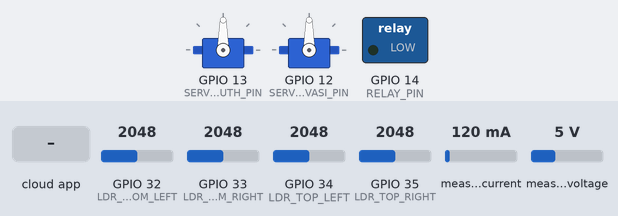
Recording of a sketch running on a simulated ESP32. On the bench: 2 × servo, switched loads named in the sketch (green lamp = pin HIGH). The test bench sets the inputs (shaded band); at power-on: GPIO 32 (LDR_BOTTOM_LEFT) = 2048, GPIO 33 (LDR_BOTTOM_RIGHT) = 2048, GPIO 34 (LDR_TOP_LEFT) = 2048, GPIO 35 (LDR_TOP_RIGHT) = 2048, measured current 120 mA, measured voltage 5 V (analog values on the 0–4095 scale). WiFi joins after 1.5 s; servers stay silent unless stated; the local clock reads 2024-03-15 10:24:30 at power-on unless the sketch sets it; EEPROM starts erased; the Firebase database answers and starts empty; what the sketch prints to the serial monitor is not drawn.

Above: at 4.5 s.
4.6 s: the phone or cloud app sets auto_park_enabled to 1
At 9.3 s:
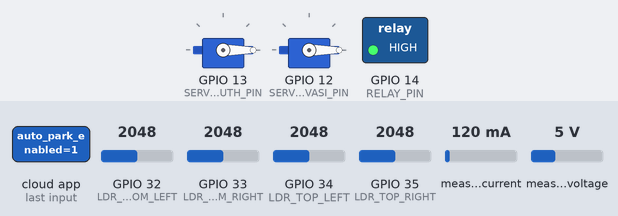
9.4 s: the phone or cloud app sets auto_park_hour to 1
At 13.8 s:
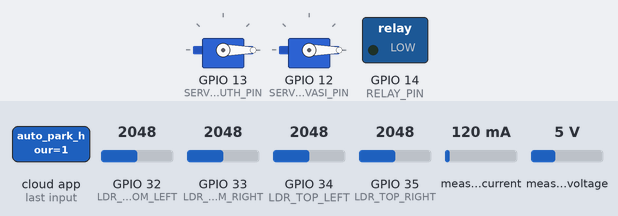
14.3 s: the phone or cloud app sets auto_park_hour to 0
At 17.0 s:
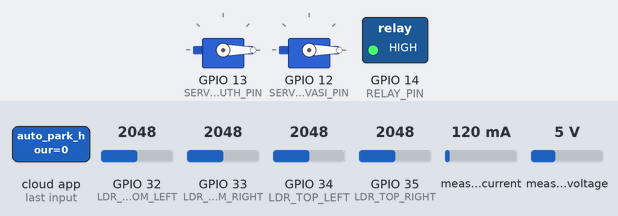
18.2 s: the phone or cloud app sets auto_park_enabled to 0
At 21.1 s:
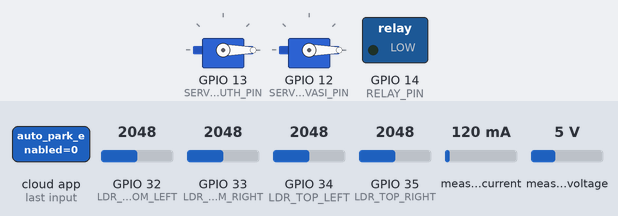
Timing chart, 0 to 22.6 s (numbered marks = the images above; inputs shaded):
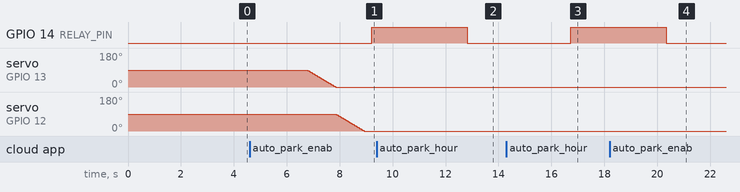

The sketch:

smart_solar_tracker_esp32.ino
```cpp
/*
  SMART SOLAR PANEL TRACKER - ESP32 + Firebase (Versi Lengkap)
  ================================================================
  Fitur:
  - Auto tracking matahari 2-axis (azimuth timur-barat & elevasi)
  - Monitoring & kontrol via Firebase Realtime Database
  - Mode AUTO / MANUAL, tombol AKTIF/NONAKTIF panel (kembali ke standby)
  - Sensor ARUS & DAYA (INA219): tegangan, arus, watt, energi harian & total (Wh)
  - Panel STATIS pembanding (opsional, sensor INA219 kedua) untuk membandingkan
    hasil tracker vs panel diam
  - Pencatatan riwayat tegangan & daya per 5 menit (untuk grafik & ekspor CSV)
  - Kalibrasi jarak jauh: ambang cahaya, batas servo, posisi standby, jadwal
    parkir malam, ambang alert tegangan rendah -- semua bisa diubah dari
    dashboard tanpa upload ulang kode
  - Jadwal otomatis: panel otomatis parkir di jam tertentu tiap malam
  - Notifikasi Telegram (opsional): panel on/off, tegangan rendah, saat online
  - Status "last_seen" agar dashboard tahu kalau ESP32 sedang offline

  LIBRARY YANG DIPERLUKAN (install via Library Manager):
  1. Firebase ESP Client by Mobizt
  2. ESP32Servo by Kevin Harrington
  3. Adafruit INA219 by Adafruit (+ dependensi Adafruit BusIO)
  4. UniversalTelegramBot by Brian Lough (hanya perlu kalau TELEGRAM_ENABLED true)

  WIRING:
  - LDR Kiri-Atas / Kanan-Atas / Kiri-Bawah / Kanan-Bawah -> GPIO34/35/32/33
  - Servo Azimuth (Timur-Barat) -> GPIO13
  - Servo Elevasi  (Atas-Bawah)  -> GPIO12
  - Relay pemutus panel (opsional) -> GPIO14
  - INA219 panel utama  -> I2C: SDA=GPIO21, SCL=GPIO22, alamat default 0x40
  - INA219 panel statis (opsional, pembanding) -> I2C sama, alamat 0x41
    (ubah dengan solder jumper "A0" di modul INA219)
  - Servo power: gunakan power supply eksternal 5V terpisah, GND disatukan!
*/

#include <WiFi.h>
#include <Firebase_ESP_Client.h>
#include <ESP32Servo.h>
#include <time.h>
#include <Wire.h>
#include <Adafruit_INA219.h>
#include <Preferences.h>
#include <WiFiClientSecure.h>
#include <UniversalTelegramBot.h>

#include "addons/TokenHelper.h"
#include "addons/RTDBHelper.h"

// ===================== KONFIGURASI WIFI & FIREBASE =====================
#define WIFI_SSID       "NAMA_WIFI_KAMU"
#define WIFI_PASSWORD   "PASSWORD_WIFI_KAMU"

#define API_KEY         "ISI_API_KEY_FIREBASE"
#define DATABASE_URL    "https://NAMA-PROJECT-default-rtdb.asia-southeast1.firebasedatabase.app/"
#define USER_EMAIL      "email_akun_firebase@example.com"
#define USER_PASSWORD   "password_akun_firebase"

FirebaseData   fbdo;
FirebaseAuth   auth;
FirebaseConfig config;

unsigned long lastFirebaseSend = 0;
const unsigned long firebaseInterval = 2000; // kirim data tiap 2 detik

// ===================== KONFIGURASI NOTIFIKASI TELEGRAM (OPSIONAL) =====================
#define TELEGRAM_ENABLED false // ganti true untuk mengaktifkan notifikasi
#define TELEGRAM_BOT_TOKEN "ISI_TOKEN_BOT_TELEGRAM"
#define TELEGRAM_CHAT_ID   "ISI_CHAT_ID_TELEGRAM_KAMU"

WiFiClientSecure telegramClient;
UniversalTelegramBot bot(TELEGRAM_BOT_TOKEN, telegramClient);
unsigned long lastAlertTime = 0;
const unsigned long alertCooldown = 30UL * 60UL * 1000UL; // jeda 30 menit antar alert sejenis

void sendTelegramAlert(String message) {
  if (!TELEGRAM_ENABLED) return;
  bot.sendMessage(TELEGRAM_CHAT_ID, message, "");
}

// ===================== SENSOR ARUS & DAYA (INA219) =====================
Adafruit_INA219 ina219Main;          // panel utama (tracker), alamat default 0x40
#define ENABLE_STATIC_PANEL false     // ganti true kalau kamu pasang panel statis pembanding
Adafruit_INA219 ina219Static(0x41);  // panel statis (opsional)

// ===================== PENYIMPANAN ENERGI (tersimpan walau ESP32 restart) =====================
Preferences prefs;
float energyTotalWh       = 0; // akumulasi sepanjang waktu
float energyTodayWh       = 0; // reset tiap pergantian hari
float energyTodayStaticWh = 0;
int   lastLoggedDay       = -1; // tm_yday terakhir, dipakai deteksi pergantian hari

// ===================== KONFIGURASI PENCATATAN & NTP =====================
const char* NTP_SERVER   = "pool.ntp.org";
const long  GMT_OFFSET   = 7 * 3600;  // WIB = UTC+7. Ganti 8*3600 (WITA) atau 9*3600 (WIT) sesuai lokasi
const int   DST_OFFSET   = 0;

unsigned long lastVoltageLog = 0;
const unsigned long voltageLogInterval = 5UL * 60UL * 1000UL; // catat tiap 5 menit

// ===================== PIN DEFINISI =====================
#define LDR_TOP_LEFT     34
#define LDR_TOP_RIGHT    35
#define LDR_BOTTOM_LEFT  32
#define LDR_BOTTOM_RIGHT 33

#define SERVO_AZIMUTH_PIN  13
#define SERVO_ELEVASI_PIN  12

#define RELAY_PIN 14
#define RELAY_ACTIVE_LOW true // ganti false kalau modul relay kamu aktif-HIGH

Servo servoAzimuth;
Servo servoElevasi;

// ===================== VARIABEL TRACKING =====================
int posAzimuth = 90;
int posElevasi = 90;
const int SERVO_STEP = 1; // derajat pergerakan tiap update auto-track

bool modeAuto      = true;
bool panelPower     = true;
bool wasPoweredOff  = false; // dipakai mendeteksi transisi aktif<->standby sekali saja

unsigned long lastTrackUpdate = 0;
const unsigned long trackInterval = 200;

// ===================== KONFIGURASI YANG BISA DIUBAH DARI DASHBOARD =====================
// Nilai default ini dipakai kalau belum ada isinya di Firebase; setelah itu ESP32
// akan mengikuti nilai yang tersimpan di /solar_tracker/config/... setiap sinkron.
int   lightThreshold    = 40;
int   servoMinCfg       = 10;
int   servoMaxCfg       = 170;
int   standbyAzimuthCfg = 90;
int   standbyElevasiCfg = 90;
bool  scheduleEnabled   = false;
int   autoParkHour      = 18; // jam 18:00 mulai parkir malam (kalau scheduleEnabled true)
int   autoWakeHour      = 6;  // jam 06:00 aktif lagi
float lowVoltageAlert   = 3.0;

// ===================== SETUP =====================
void setup() {
  Serial.begin(115200);
  Wire.begin();

  // Sensor arus/daya
  if (!ina219Main.begin()) {
    Serial.println("Peringatan: INA219 panel utama tidak terdeteksi, cek wiring I2C.");
  }
  if (ENABLE_STATIC_PANEL && !ina219Static.begin()) {
    Serial.println("Peringatan: INA219 panel statis tidak terdeteksi.");
  }

  // Penyimpanan energi permanen
  prefs.begin("solartrkr", false);
  energyTotalWh = prefs.getFloat("energyTotal", 0.0);

  // Setup servo
  ESP32PWM::allocateTimer(0);
  ESP32PWM::allocateTimer(1);
  servoAzimuth.setPeriodHertz(50);
  servoElevasi.setPeriodHertz(50);
  servoAzimuth.attach(SERVO_AZIMUTH_PIN, 500, 2400);
  servoElevasi.attach(SERVO_ELEVASI_PIN, 500, 2400);
  servoAzimuth.write(posAzimuth);
  servoElevasi.write(posElevasi);

  pinMode(RELAY_PIN, OUTPUT);
  setRelay(true);

  analogReadResolution(12);

  // Koneksi WiFi
  WiFi.begin(WIFI_SSID, WIFI_PASSWORD);
  Serial.print("Menghubungkan ke WiFi");
  while (WiFi.status() != WL_CONNECTED) {
    delay(300);
    Serial.print(".");
  }
  Serial.println("\nWiFi Terhubung: " + WiFi.localIP().toString());

  // Sinkronkan jam
  configTime(GMT_OFFSET, DST_OFFSET, NTP_SERVER);
  Serial.print("Menyinkronkan waktu (NTP)");
  time_t nowT = time(nullptr);
  while (nowT < 8 * 3600 * 2) {
    delay(300);
    Serial.print(".");
    nowT = time(nullptr);
  }
  Serial.println(" OK");

  // Konfigurasi Firebase
  config.api_key = API_KEY;
  config.database_url = DATABASE_URL;
  auth.user.email = USER_EMAIL;
  auth.user.password = USER_PASSWORD;
  config.token_status_callback = tokenStatusCallback;

  Firebase.begin(&config, &auth);
  Firebase.reconnectWiFi(true);

  if (Firebase.ready()) {
    Firebase.RTDB.setBool(&fbdo, "/solar_tracker/mode_auto", modeAuto);
    Firebase.RTDB.setBool(&fbdo, "/solar_tracker/power", panelPower);
    Firebase.RTDB.setString(&fbdo, "/solar_tracker/status", "AKTIF");

    // Isi nilai default konfigurasi kalau belum pernah diset dari dashboard
    initConfigDefaultInt("/solar_tracker/config/light_threshold", lightThreshold);
    initConfigDefaultInt("/solar_tracker/config/servo_min", servoMinCfg);
    initConfigDefaultInt("/solar_tracker/config/servo_max", servoMaxCfg);
    initConfigDefaultInt("/solar_tracker/config/standby_azimuth", standbyAzimuthCfg);
    initConfigDefaultInt("/solar_tracker/config/standby_elevasi", standbyElevasiCfg);
    initConfigDefaultBool("/solar_tracker/config/auto_park_enabled", scheduleEnabled);
    initConfigDefaultInt("/solar_tracker/config/auto_park_hour", autoParkHour);
    initConfigDefaultInt("/solar_tracker/config/auto_wake_hour", autoWakeHour);
    initConfigDefaultFloat("/solar_tracker/config/low_voltage_alert", lowVoltageAlert);
  }

  if (TELEGRAM_ENABLED) {
    telegramClient.setInsecure(); // lewati verifikasi sertifikat (praktik umum di proyek hobi)
    sendTelegramAlert("🔆 Solar tracker online dan siap tracking.");
  }
}

// ===================== HELPER KONFIGURASI DEFAULT =====================
void initConfigDefaultInt(const char* path, int defaultValue) {
  if (!Firebase.RTDB.getInt(&fbdo, path)) Firebase.RTDB.setInt(&fbdo, path, defaultValue);
}
void initConfigDefaultFloat(const char* path, float defaultValue) {
  if (!Firebase.RTDB.getFloat(&fbdo, path)) Firebase.RTDB.setFloat(&fbdo, path, defaultValue);
}
void initConfigDefaultBool(const char* path, bool defaultValue) {
  if (!Firebase.RTDB.getBool(&fbdo, path)) Firebase.RTDB.setBool(&fbdo, path, defaultValue);
}

// ===================== BACA KONFIGURASI TERBARU DARI DASHBOARD =====================
void readConfig() {
  if (Firebase.RTDB.getInt(&fbdo, "/solar_tracker/config/light_threshold")) lightThreshold = fbdo.intData();
  if (Firebase.RTDB.getInt(&fbdo, "/solar_tracker/config/servo_min")) servoMinCfg = fbdo.intData();
  if (Firebase.RTDB.getInt(&fbdo, "/solar_tracker/config/servo_max")) servoMaxCfg = fbdo.intData();
  if (Firebase.RTDB.getInt(&fbdo, "/solar_tracker/config/standby_azimuth")) standbyAzimuthCfg = fbdo.intData();
  if (Firebase.RTDB.getInt(&fbdo, "/solar_tracker/config/standby_elevasi")) standbyElevasiCfg = fbdo.intData();
  if (Firebase.RTDB.getBool(&fbdo, "/solar_tracker/config/auto_park_enabled")) scheduleEnabled = fbdo.boolData();
  if (Firebase.RTDB.getInt(&fbdo, "/solar_tracker/config/auto_park_hour")) autoParkHour = fbdo.intData();
  if (Firebase.RTDB.getInt(&fbdo, "/solar_tracker/config/auto_wake_hour")) autoWakeHour = fbdo.intData();
  if (Firebase.RTDB.getFloat(&fbdo, "/solar_tracker/config/low_voltage_alert")) lowVoltageAlert = fbdo.floatData();
}

// ===================== JADWAL PARKIR MALAM OTOMATIS =====================
bool isNightSchedule() {
  if (!scheduleEnabled) return false;
  time_t nowT = time(nullptr);
  if (nowT < 8 * 3600 * 2) return false;
  struct tm *tmNow = localtime(&nowT);
  int hr = tmNow->tm_hour;
  if (autoParkHour <= autoWakeHour) {
    return (hr >= autoParkHour || hr < autoWakeHour);
  }
  return (hr >= autoParkHour && hr < autoWakeHour);
}

// ===================== RELAY HELPER =====================
void setRelay(bool on) {
  bool level = RELAY_ACTIVE_LOW ? !on : on;
  digitalWrite(RELAY_PIN, level ? HIGH : LOW);
}

// ===================== BACA LDR =====================
struct LightReading {
  int topLeft, topRight, bottomLeft, bottomRight;
  int avgTop, avgBottom, avgLeft, avgRight;
};

LightReading readLDR() {
  LightReading r;
  r.topLeft     = analogRead(LDR_TOP_LEFT);
  r.topRight    = analogRead(LDR_TOP_RIGHT);
  r.bottomLeft  = analogRead(LDR_BOTTOM_LEFT);
  r.bottomRight = analogRead(LDR_BOTTOM_RIGHT);

  r.avgTop    = (r.topLeft + r.topRight) / 2;
  r.avgBottom = (r.bottomLeft + r.bottomRight) / 2;
  r.avgLeft   = (r.topLeft + r.bottomLeft) / 2;
  r.avgRight  = (r.topRight + r.bottomRight) / 2;
  return r;
}

// ===================== LOGIKA TRACKING OTOMATIS =====================
void autoTrack() {
  LightReading light = readLDR();

  int diffLR = light.avgLeft - light.avgRight;
  if (abs(diffLR) > lightThreshold) {
    if (diffLR > 0 && posAzimuth > servoMinCfg) posAzimuth -= SERVO_STEP;
    else if (diffLR < 0 && posAzimuth < servoMaxCfg) posAzimuth += SERVO_STEP;
    servoAzimuth.write(posAzimuth);
  }

  int diffTB = light.avgTop - light.avgBottom;
  if (abs(diffTB) > lightThreshold) {
    if (diffTB > 0 && posElevasi < servoMaxCfg) posElevasi += SERVO_STEP;
    else if (diffTB < 0 && posElevasi > servoMinCfg) posElevasi -= SERVO_STEP;
    servoElevasi.write(posElevasi);
  }
}

// ===================== GERAK HALUS SERVO =====================
void moveServoSmooth(Servo &servo, int fromAngle, int toAngle) {
  int step = (toAngle > fromAngle) ? 1 : -1;
  for (int a = fromAngle; a != toAngle; a += step) {
    servo.write(a);
    delay(12);
  }
  servo.write(toAngle);
}

// ===================== PANEL KE POSISI STANDBY =====================
void goToStandbyPosition(String statusText) {
  Serial.println("Panel ke posisi standby (" + statusText + ")");

  if (!servoAzimuth.attached()) servoAzimuth.attach(SERVO_AZIMUTH_PIN, 500, 2400);
  if (!servoElevasi.attached()) servoElevasi.attach(SERVO_ELEVASI_PIN, 500, 2400);

  moveServoSmooth(servoAzimuth, posAzimuth, standbyAzimuthCfg);
  moveServoSmooth(servoElevasi, posElevasi, standbyElevasiCfg);
  posAzimuth = standbyAzimuthCfg;
  posElevasi = standbyElevasiCfg;

  delay(300);
  servoAzimuth.detach();
  servoElevasi.detach();

  setRelay(false);

  if (Firebase.ready()) {
    Firebase.RTDB.setString(&fbdo, "/solar_tracker/status", statusText);
  }
}

// ===================== PANEL DIAKTIFKAN KEMBALI =====================
void wakeUpPanel() {
  Serial.println("Panel diaktifkan kembali");
  if (!servoAzimuth.attached()) servoAzimuth.attach(SERVO_AZIMUTH_PIN, 500, 2400);
  if (!servoElevasi.attached()) servoElevasi.attach(SERVO_ELEVASI_PIN, 500, 2400);
  setRelay(true);
  if (Firebase.ready()) {
    Firebase.RTDB.setString(&fbdo, "/solar_tracker/status", "AKTIF");
  }
}

// ===================== ALERT TEGANGAN RENDAH (TELEGRAM) =====================
void checkLowVoltageAlert(float voltage) {
  if (!TELEGRAM_ENABLED || !panelPower) return;
  time_t nowT = time(nullptr);
  if (nowT < 8 * 3600 * 2) return;
  struct tm *tmNow = localtime(&nowT);
  int hr = tmNow->tm_hour;
  if (hr < 6 || hr >= 18) return; // hanya cek di jam siang, malam wajar tegangannya rendah

  if (voltage < lowVoltageAlert && millis() - lastAlertTime > alertCooldown) {
    sendTelegramAlert("⚠️ Tegangan panel surya rendah: " + String(voltage, 2) +
                       " V (ambang: " + String(lowVoltageAlert, 2) + " V). Cek posisi/kabel panel.");
    lastAlertTime = millis();
  }
}

// ===================== BACA & KIRIM DAYA/ENERGI =====================
void readAndPublishPower() {
  float busVoltage  = ina219Main.getBusVoltage_V();
  float current_mA  = ina219Main.getCurrent_mA();
  float power_W     = busVoltage * (current_mA / 1000.0);
  if (!panelPower) power_W = 0;

  Firebase.RTDB.setFloat(&fbdo, "/solar_tracker/voltage", busVoltage);
  Firebase.RTDB.setFloat(&fbdo, "/solar_tracker/current", current_mA / 1000.0);
  Firebase.RTDB.setFloat(&fbdo, "/solar_tracker/power_watt", power_W);

  float hours = firebaseInterval / 3600000.0; // interval sinkron dalam satuan jam
  energyTodayWh += power_W * hours;
  Firebase.RTDB.setFloat(&fbdo, "/solar_tracker/energy_today_wh", energyTodayWh);
  Firebase.RTDB.setFloat(&fbdo, "/solar_tracker/energy_total_wh", energyTotalWh + energyTodayWh);

  if (ENABLE_STATIC_PANEL) {
    float sV = ina219Static.getBusVoltage_V();
    float sI = ina219Static.getCurrent_mA();
    float sP = sV * (sI / 1000.0);
    energyTodayStaticWh += sP * hours;
    Firebase.RTDB.setFloat(&fbdo, "/solar_tracker/static_panel/voltage", sV);
    Firebase.RTDB.setFloat(&fbdo, "/solar_tracker/static_panel/current", sI / 1000.0);
    Firebase.RTDB.setFloat(&fbdo, "/solar_tracker/static_panel/power_watt", sP);
    Firebase.RTDB.setFloat(&fbdo, "/solar_tracker/static_panel/energy_today_wh", energyTodayStaticWh);
  }

  checkLowVoltageAlert(busVoltage);
}

// ===================== DETEKSI PERGANTIAN HARI -> SIMPAN LOG HARIAN =====================
void checkDayRollover() {
  time_t nowT = time(nullptr);
  if (nowT < 8 * 3600 * 2) return;
  struct tm *tmNow = localtime(&nowT);

  if (lastLoggedDay == -1) {
    lastLoggedDay = tmNow->tm_yday;
    return;
  }

  if (tmNow->tm_yday != lastLoggedDay) {
    time_t yesterday = nowT - 86400;
    struct tm *tmYesterday = localtime(&yesterday);
    char dateStr[11];
    strftime(dateStr, sizeof(dateStr), "%Y-%m-%d", tmYesterday);

    Firebase.RTDB.setFloat(&fbdo, ("/solar_tracker/energy_daily_log/" + String(dateStr)).c_str(), energyTodayWh);
    if (ENABLE_STATIC_PANEL) {
      Firebase.RTDB.setFloat(&fbdo, ("/solar_tracker/energy_daily_log_static/" + String(dateStr)).c_str(), energyTodayStaticWh);
    }

    energyTotalWh += energyTodayWh;
    prefs.putFloat("energyTotal", energyTotalWh);

    energyTodayWh = 0;
    energyTodayStaticWh = 0;
    lastLoggedDay = tmNow->tm_yday;
  }
}

// ===================== CATAT RIWAYAT TEGANGAN & DAYA =====================
void logReadings() {
  time_t nowT = time(nullptr);
  if (nowT < 8 * 3600 * 2) return;

  float busVoltage = ina219Main.getBusVoltage_V();
  float current_mA = ina219Main.getCurrent_mA();
  float power_W    = panelPower ? busVoltage * (current_mA / 1000.0) : 0;

  String base = String((unsigned long)nowT);
  Firebase.RTDB.setFloat(&fbdo, ("/solar_tracker/voltage_log/" + base).c_str(), busVoltage);
  Firebase.RTDB.setFloat(&fbdo, ("/solar_tracker/power_log/" + base).c_str(), power_W);
}

// ===================== KIRIM & AMBIL DATA FIREBASE =====================
void syncFirebase() {
  if (!Firebase.ready()) return;

  LightReading light = readLDR();
  Firebase.RTDB.setInt(&fbdo, "/solar_tracker/ldr/top_left", light.topLeft);
  Firebase.RTDB.setInt(&fbdo, "/solar_tracker/ldr/top_right", light.topRight);
  Firebase.RTDB.setInt(&fbdo, "/solar_tracker/ldr/bottom_left", light.bottomLeft);
  Firebase.RTDB.setInt(&fbdo, "/solar_tracker/ldr/bottom_right", light.bottomRight);
  Firebase.RTDB.setInt(&fbdo, "/solar_tracker/servo/azimuth", posAzimuth);
  Firebase.RTDB.setInt(&fbdo, "/solar_tracker/servo/elevasi", posElevasi);

  readAndPublishPower();
  checkDayRollover();

  time_t nowT = time(nullptr);
  if (nowT > 8 * 3600 * 2) {
    Firebase.RTDB.setInt(&fbdo, "/solar_tracker/last_seen", (int)nowT);
  }

  readConfig();

  if (Firebase.RTDB.getBool(&fbdo, "/solar_tracker/mode_auto")) {
    modeAuto = fbdo.boolData();
  }

  bool previousPower = panelPower;
  if (Firebase.RTDB.getBool(&fbdo, "/solar_tracker/power")) {
    panelPower = fbdo.boolData();
  }
  if (panelPower != previousPower) {
    sendTelegramAlert(panelPower ? "🔆 Panel diaktifkan dari dashboard." : "⏸️ Panel dinonaktifkan dari dashboard.");
  }

  if (panelPower && !modeAuto) {
    if (Firebase.RTDB.getInt(&fbdo, "/solar_tracker/manual/azimuth")) {
      int manualAz = fbdo.intData();
      if (manualAz >= servoMinCfg && manualAz <= servoMaxCfg) {
        posAzimuth = manualAz;
        servoAzimuth.write(posAzimuth);
      }
    }
    if (Firebase.RTDB.getInt(&fbdo, "/solar_tracker/manual/elevasi")) {
      int manualEl = fbdo.intData();
      if (manualEl >= servoMinCfg && manualEl <= servoMaxCfg) {
        posElevasi = manualEl;
        servoElevasi.write(posElevasi);
      }
    }
  }
}

// ===================== LOOP UTAMA =====================
void loop() {
  unsigned long now = millis();
  bool nightSchedule  = isNightSchedule();
  bool effectiveActive = panelPower && !nightSchedule;

  if (!effectiveActive) {
    if (!wasPoweredOff) {
      goToStandbyPosition(nightSchedule ? "STANDBY (jadwal malam)" : "STANDBY (manual)");
      wasPoweredOff = true;
    }
  } else {
    if (wasPoweredOff) {
      wakeUpPanel();
      wasPoweredOff = false;
    }
    if (modeAuto && now - lastTrackUpdate >= trackInterval) {
      lastTrackUpdate = now;
      autoTrack();
    }
  }

  if (now - lastFirebaseSend >= firebaseInterval) {
    lastFirebaseSend = now;
    syncFirebase();
  }

  if (now - lastVoltageLog >= voltageLogInterval) {
    lastVoltageLog = now;
    logReadings();
  }
}
```

Measured:
- after the input at 4.6 s, GPIO 14 (RELAY_PIN): LOW → HIGH after 4.6 s; servo on GPIO 13 (SERVO_AZIMUTH_PIN): moves from 90° to 0° over 1.1 s, starting after 2.2 s; servo on GPIO 12 (SERVO_ELEVASI_PIN): moves from 90° to 0° over 1.1 s, starting after 3.3 s
- after the input at 9.4 s, GPIO 14 (RELAY_PIN): HIGH → LOW after 3.4 s
- after the input at 14.3 s, GPIO 14 (RELAY_PIN): LOW → HIGH after 2.4 s
- after the input at 18.2 s, GPIO 14 (RELAY_PIN): HIGH → LOW after 2.1 s
